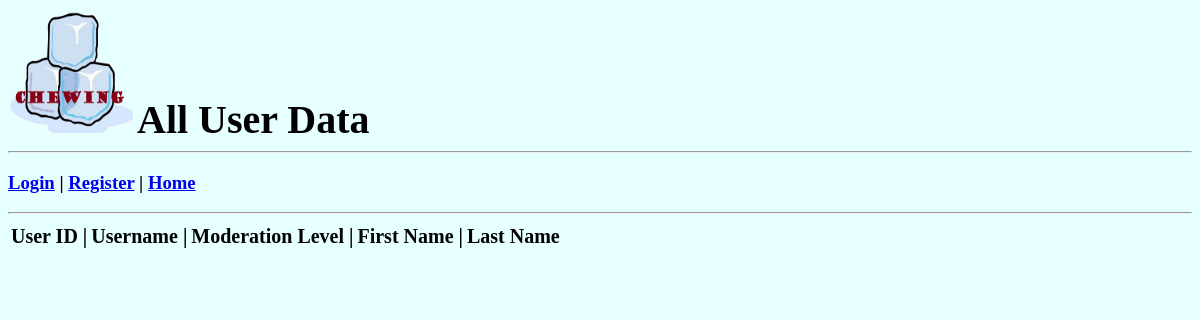
The app's page /viewAllUsersPage.php, older data.
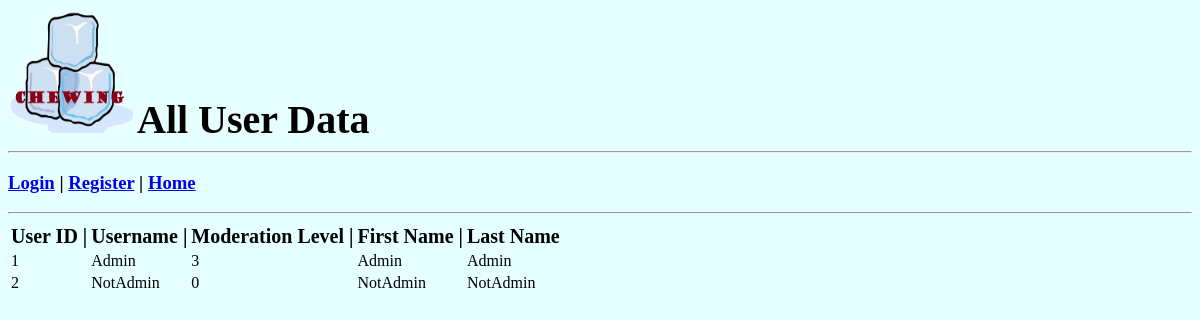
The same page, newer data.
### tables this page shows
CREATE TABLE `users` (
  `userID` int(11) NOT NULL,
  `userFirstName` varchar(45) DEFAULT NULL,
  `userLastName` varchar(45) DEFAULT NULL,
  `userName` varchar(45) DEFAULT NULL,
  `userPassword` varchar(45) DEFAULT NULL,
  `userModLevel` int(11) DEFAULT '0'
);

### viewAllUsersPage.php (the view, shortened to what this page needs)
<!DOCTYPE html>
<?php
include_once 'myfuncs.php';
if (GetDBConnect()->select_db(GetDBName()))
{
    $sql = "SELECT *
            FROM users
            ORDER BY userID";
}
?>
<html>
	<head>
	</head>
	<body>
		<header>
			<img id='IMG_Logo' src="sampleLogo.png" width="125" height="125" alt="LOGO">
			<h2 id='TopPageName'>All User Data</h2>
		</header>
		<hr>
		<?php echo webpageTemplateString(); ?>
		<hr>
		<table>
			<thead>
				<tr>
					<td id='TH_UID'>User ID  |</td>
					<td id='TH_UN'>  Username  |</td>
					<td id='TH_ML'>  Moderation Level  |</td>
					<td id='TH_FN'>  First Name  |</td>
					<td id='TH_LN'>  Last Name</td>
				</tr>
			</thead>
			<tbody>
				<?php
			    foreach (GetDBConnect()->query($sql) as $rows)
			    {
				?>
					<tr>
						<td id='TD_UID'><?php echo $rows['userID']?></td>
						<td id='TD_UN'><?php echo $rows['userName']?></td>
						<td id='TD_ML'><?php echo $rows['userModLevel']?></td>
						<td id='TD_FN'><?php echo $rows['userFirstName']?></td>
						<td id='TD_LN'><?php echo $rows['userLastName']?></td>
					</tr>
				<?php
			    }
				?>
			</tbody>
		</table>
	</body>
</html>

### myfuncs.php (shortened to what this page needs)
<?php
$dbName     = "milestonedb";
$dbConnect = new mysqli(HOST_NAME, USER_NAME, PASSWORD, $dbName);
function webpageTemplateString()
{
    if(!checkUserSignedIn())
    {
        return "<h3 id='NavBar'><a href='login.php'>Login</a> | " .
                        "<a href='register.html'>Register</a> | " .
                               "<a href='index.html'>Home</a></h3>";
    }
}
function GetDBConnect()
{
    global $dbConnect;
    return $dbConnect;
}
function GetDBName()
{
    global $dbName;
    return $dbName;
}
function getUserID()
{
    return $_SESSION['userID'];
}
function checkUserSignedIn()
{
    if(getUserID() > 0)
        return true;
    else
        return false;
}
?>

### viewAllUsersPage.php (style rules this page uses)
#TopPageName { display: inline; font-size:250%; }
body { background-color: rgb(230, 255, 255); }
#NavBar { text-aline: left; }
#TH_UID { font-size: 125%; font-weight: bold; }
#TH_UN { font-size: 125%; font-weight: bold; }
#TH_ML { font-size: 125%; font-weight: bold; }
#TH_FN { font-size: 125%; font-weight: bold; }
#TH_LN { font-size: 125%; font-weight: bold; }
#TD_UID { font-size: 100%; font-weight: normal; }
#TD_UN { font-size: 100%; font-weight: normal; }
#TD_ML { font-size: 100%; font-weight: normal; }
#TD_FN { font-size: 100%; font-weight: normal; }
#TD_LN { font-size: 100%; font-weight: normal; }

Row changes from the older to the newer data that the page shows:
added users: userID "1", userName "Admin", userModLevel "3", userFirstName "Admin", userLastName "Admin"
added users: userID "2", userName "NotAdmin", userModLevel "0", userFirstName "NotAdmin", userLastName "NotAdmin"
